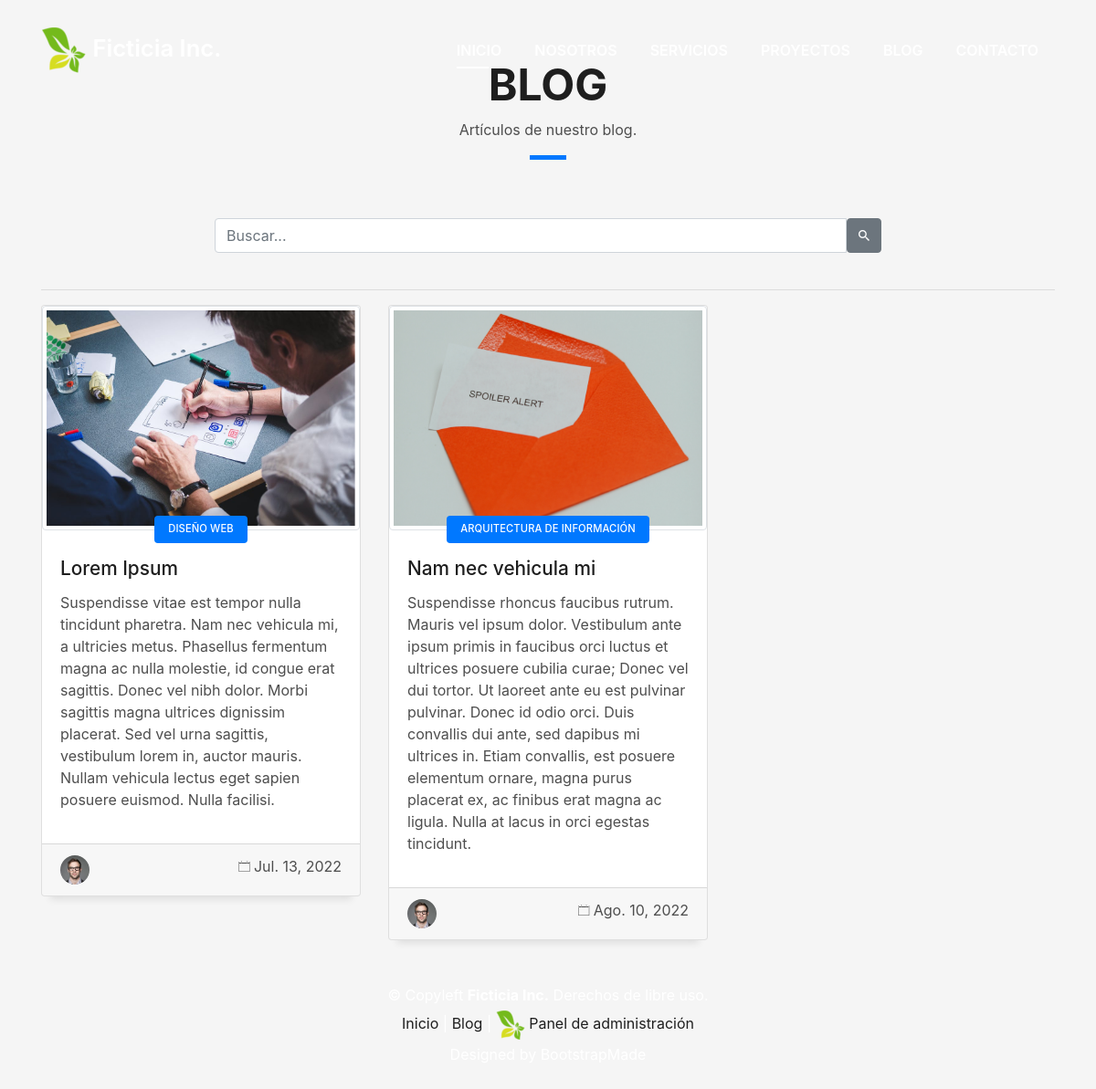
The page /blog/ on the database as committed earlier.
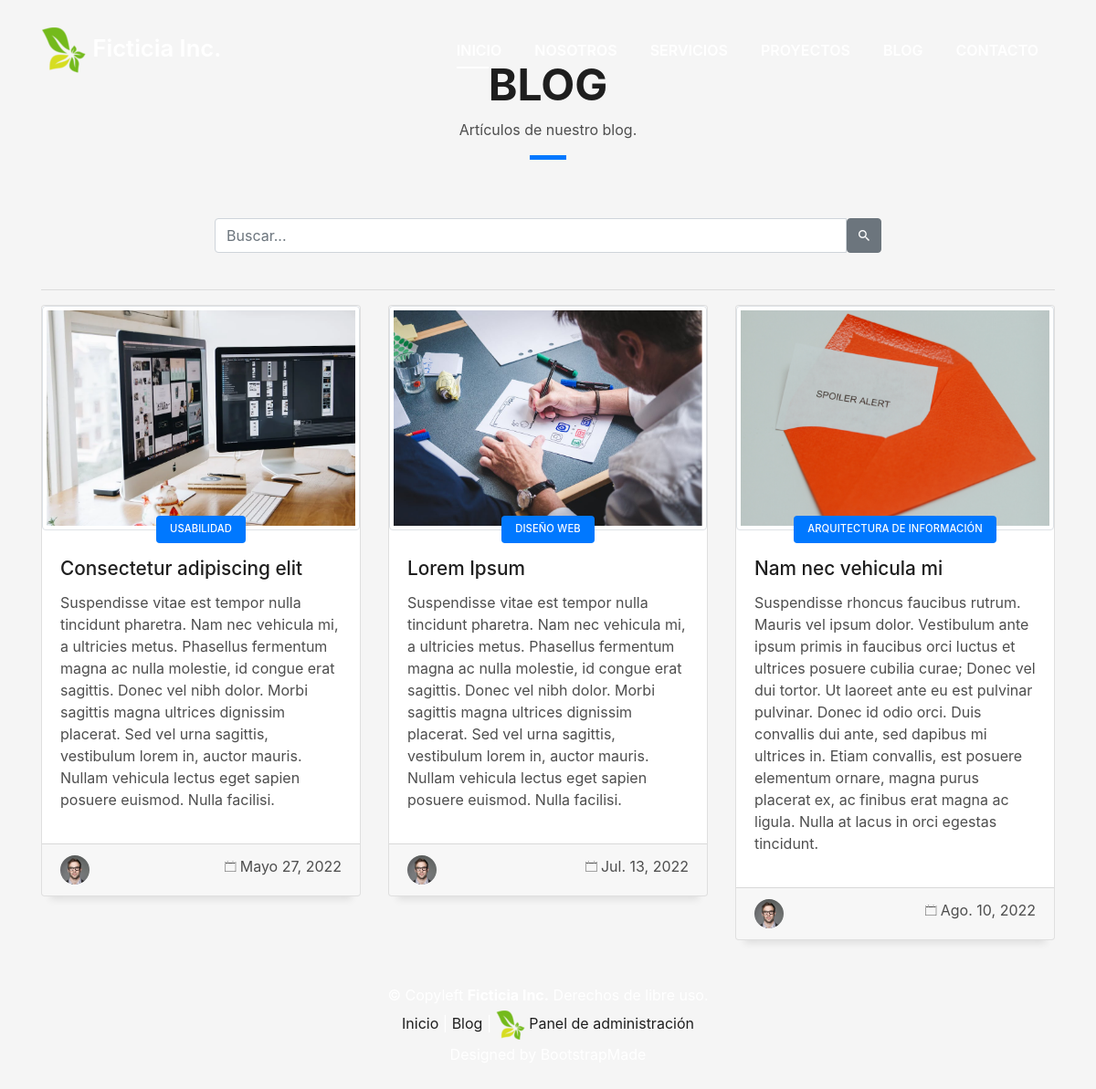
The same page on the database as committed later.
### panel/models.py (models this page shows, shortened)
class Pagina_Model(models.Model):
    name = models.CharField(max_length=250, default='Sin nombre', verbose_name='Nombre')
    title = models.CharField(max_length=250, default='Sin título', verbose_name='Título')
    subtitle = models.CharField(max_length=250, null=True, blank=True, verbose_name='Subtítulo')
    abstract = RichTextField(null=True, blank=True, verbose_name='Resumen')
    content = RichTextField(verbose_name='Contenido')
    date = models.DateTimeField(null=True, blank=True, verbose_name='Fecha')
    created = models.DateTimeField(auto_now_add=True, null=True, blank=True, verbose_name='Fecha de creación')
    updated = models.DateTimeField(auto_now=True, null=True, blank=True, verbose_name='Fecha de última modificación')
    class Meta:
        verbose_name = 'Página'
        verbose_name_plural = 'Páginas'
        ordering = ['id']

class Articulo_Model(models.Model):
    name = models.CharField(max_length=250, default='Sin nombre', verbose_name='Nombre')
    title = models.CharField(max_length=250, default='Sin título', verbose_name='Título')
    subtitle = models.CharField(max_length=250, null=True, blank=True, verbose_name='Subtítulo')
    abstract = RichTextField(null=True, blank=True, verbose_name='Resumen')
    content = RichTextField(verbose_name='Contenido')
    image = models.ImageField(null=True, blank=True, upload_to='img_articulo/', default='', verbose_name='Imagen')
    date = models.DateField(null=True, blank=True, verbose_name='Fecha')
    draft = models.BooleanField(null=True, blank=True, default=True, verbose_name='Borrador')
    fk_categoria = models.ForeignKey('Categoria_Model', on_delete=models.DO_NOTHING, null=True, blank=True, verbose_name='Categoría')
    created = models.DateTimeField(auto_now_add=True, null=True, blank=True, verbose_name='Fecha de creación')
    updated = models.DateTimeField(auto_now=True, null=True, blank=True, verbose_name='Fecha de última modificación')
    class Meta:
        verbose_name = 'Articulo'
        verbose_name_plural = 'Articulos'
        ordering = ['id']

class Categoria_Model(models.Model):
    name = models.CharField(max_length=250, verbose_name='Nombre')
    description = RichTextField(null=True, blank=True, verbose_name='Descripción')
    class Meta:
        verbose_name = 'Categoría'
        verbose_name_plural = 'Categorías'
        ordering = ['id']
    def __str__(self):
        return self.name

### blog/views.py (the view)
# urls.py: path('blog/', blog.views.listar_articulos, name='listar_articulos'),
def listar_articulos(request, *args, **kwargs):
    paginas_list = Pagina_Model.objects.all() # Lista de paginas
    articulos_list = Articulo_Model.objects.filter(draft=False).order_by('date') # Lista de articulos
    context = {
        'page' : 'Blog',
        'singular' : 'artículo',
        'plural' : 'artículos',
        'url_ver' : 'ver_articulo',
        'paginas': paginas_list,
        'articulos': articulos_list,
    }
    return render(request, 'blog/lista.html', context)

### blog/templates/blog/lista.html (shortened to what this page needs)
{% extends "blog/base.html" %}
{% load static %}
{% block content %}
  <section id="blog" class="blog-mf sect-pt4 route">
    <div class="container">
      <div class="row">
        <div class="col-sm-12">
          <div class="title-box text-center">
            <h3 class="title-a">
              Blog
            </h3>
            <p class="subtitle-a">
              {% for pagina in paginas %}
                {% if pagina.name == 'blog' %}
                  {{ pagina.content|safe }}
                {% endif %}
              {% endfor %}
            </p>
            <div class="line-mf"></div>
          </div>
        </div>
      </div>
      <div class="row">
        <div class="col-md-8 mx-auto">
              {% include 'blog/form_buscar.html' %}
        </div>
      </div>
        <br /><hr />
      <div class="row">
        {% if articulos %}
          {% for articulo in articulos %}
          <div class="col-md-4">
            <div class="card card-blog">
              <div class="card-img">
                <a href="{% url 'ver_articulo' articulo.id %}">
                  <img src="{{ articulo.image.url }}" class="img-fluid img-thumbnail rounded" height="100" alt="{{ articulo.name }}">
                </a>
              </div>
              <div class="card-body">
                <div class="card-category-box">
                  <div class="card-category">
                    <h6 class="category">{{ articulo.fk_categoria }}</h6>
                  </div>
                </div>
                <h3 class="card-title"><a href="{% url 'ver_articulo' articulo.id %}">{{ articulo.title }}</a></h3>
                <div class="card-description">
                  {{ articulo.abstract|safe }}
                </div>
              </div>
              <div class="card-footer">
                <div class="post-author">
                    <img src="{% static 'front/img/testimonial-2.jpg' %}" alt="" class="avatar rounded-circle">
                </div>
                <div class="post-date">
                  <span class="ion-ios-calendar-outline"></span> {{ articulo.date }}
                </div>
              </div>
            </div>
          </div>
          {% endfor %}
        {% else %}
          <div class="alert alert-warning fade show" role="alert">
            No hay artículos.
          </div>
        {% endif %}
        </div>
    </div>
  </section>
  {% endblock content %}

Rows that differ between the two databases and show on the page:
now on this page (row edited): Articulo_Model: image (picture), fk_categoria "USABILIDAD", title "Consectetur adipiscing elit", abstract "Suspendisse vitae est tempor nulla tincidunt pharetra. Nam nec vehicula mi, a ultricies metus. Phasellus fermentum magna ac nulla molestie, id congue erat sagittis. Donec vel nibh dolor. Morbi sagittis magna ultrices dignissim placerat. Sed vel urna sagittis, vestibulum lorem in, auctor mauris. Nullam vehicula lectus eget sapien posuere euismod. Nulla facilisi.", date "Mayo 27, 2022"
